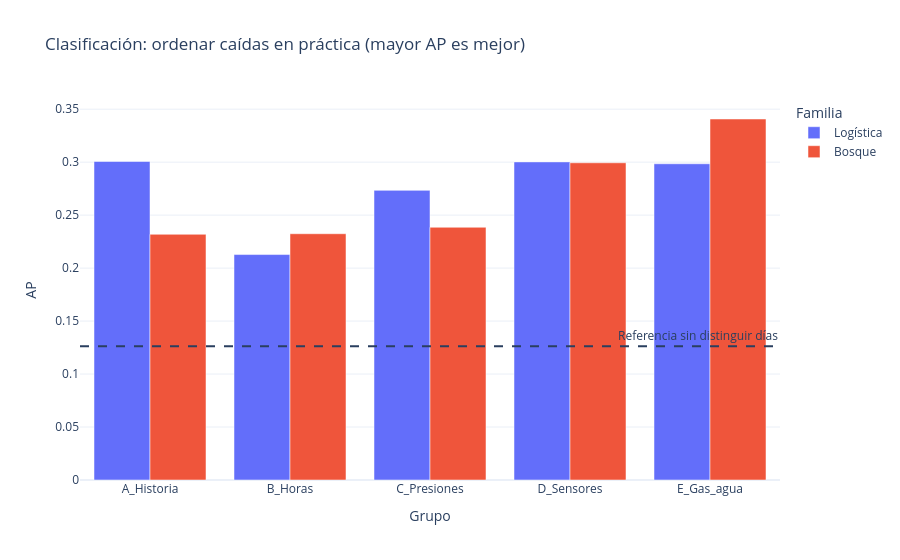

Source (notebook cell):
### Markdown cell above
## 5. Clasificación: encontrar caídas sin mirar el futuro

La regresión logística devuelve una puntuación entre 0 y 1 para la caída. El bosque también produce una puntuación; todavía no comprobamos si esos números son probabilidades bien calibradas. No son una garantía.

Buscamos ajustes que ordenen mejor los casos de caída usando AP en las tres rondas antiguas. En la primera tabla precision/recall/F1 usan el corte 0,5 sólo para comparar. El próximo bloque elige el punto de alarma en validación. No usamos accuracy para elegir porque podría ocultar caídas cuando hay muchos días sin ellas.

### Code cell
validacion_clf = ajustar_tarea("Clasificación")
display(validacion_clf.sort_values("AP", ascending=False))
fig_clf = px.bar(validacion_clf, x="Grupo", y="AP", color="Familia", barmode="group",
                 title="Clasificación: ordenar caídas en práctica (mayor AP es mejor)", template="plotly_white")
fig_clf.add_hline(y=referencias_validacion[1]["AP"], line_dash="dash", annotation_text="Referencia sin distinguir días")
fig_clf.show()

### Figure 1 — Plotly figure (JSON) as saved in the notebook; plotly's stock layout.template omitted (floating-point values rounded to 4 significant figures)
{"data": [{"alignmentgroup": "True", "hovertemplate": "Familia=Logística<br>Grupo=%{x}<br>AP=%{y}<extra></extra>", "legendgroup": "Logística", "marker": {"color": "#636efa", "pattern": {"shape": ""}}, "name": "Logística", "offsetgroup": "Logística", "orientation": "v", "showlegend": true, "textposition": "auto", "type": "bar", "x": ["A_Historia", "B_Horas", "C_Presiones", "D_Sensores", "E_Gas_agua"], "xaxis": "x", "y": [0.3007, 0.2128, 0.2734, 0.3003, 0.2985], "yaxis": "y"}, {"alignmentgroup": "True", "hovertemplate": "Familia=Bosque<br>Grupo=%{x}<br>AP=%{y}<extra></extra>", "legendgroup": "Bosque", "marker": {"color": "#EF553B", "pattern": {"shape": ""}}, "name": "Bosque", "offsetgroup": "Bosque", "orientation": "v", "showlegend": true, "textposition": "auto", "type": "bar", "x": ["A_Historia", "B_Horas", "C_Presiones", "D_Sensores", "E_Gas_agua"], "xaxis": "x", "y": [0.2319, 0.2325, 0.2385, 0.2994, 0.3408], "yaxis": "y"}], "layout": {"annotations": [{"showarrow": false, "text": "Referencia sin distinguir días", "x": 1, "xanchor": "right", "xref": "x domain", "y": 0.1263, "yanchor": "bottom", "yref": "y"}], "barmode": "group", "legend": {"title": {"text": "Familia"}, "tracegroupgap": 0}, "shapes": [{"line": {"dash": "dash"}, "type": "line", "x0": 0, "x1": 1, "xref": "x domain", "y0": 0.1263, "y1": 0.1263, "yref": "y"}], "title": {"text": "Clasificación: ordenar caídas en práctica (mayor AP es mejor)"}, "xaxis": {"anchor": "y", "domain": [0, 1], "title": {"text": "Grupo"}}, "yaxis": {"anchor": "x", "domain": [0, 1], "title": {"text": "AP"}}}}
